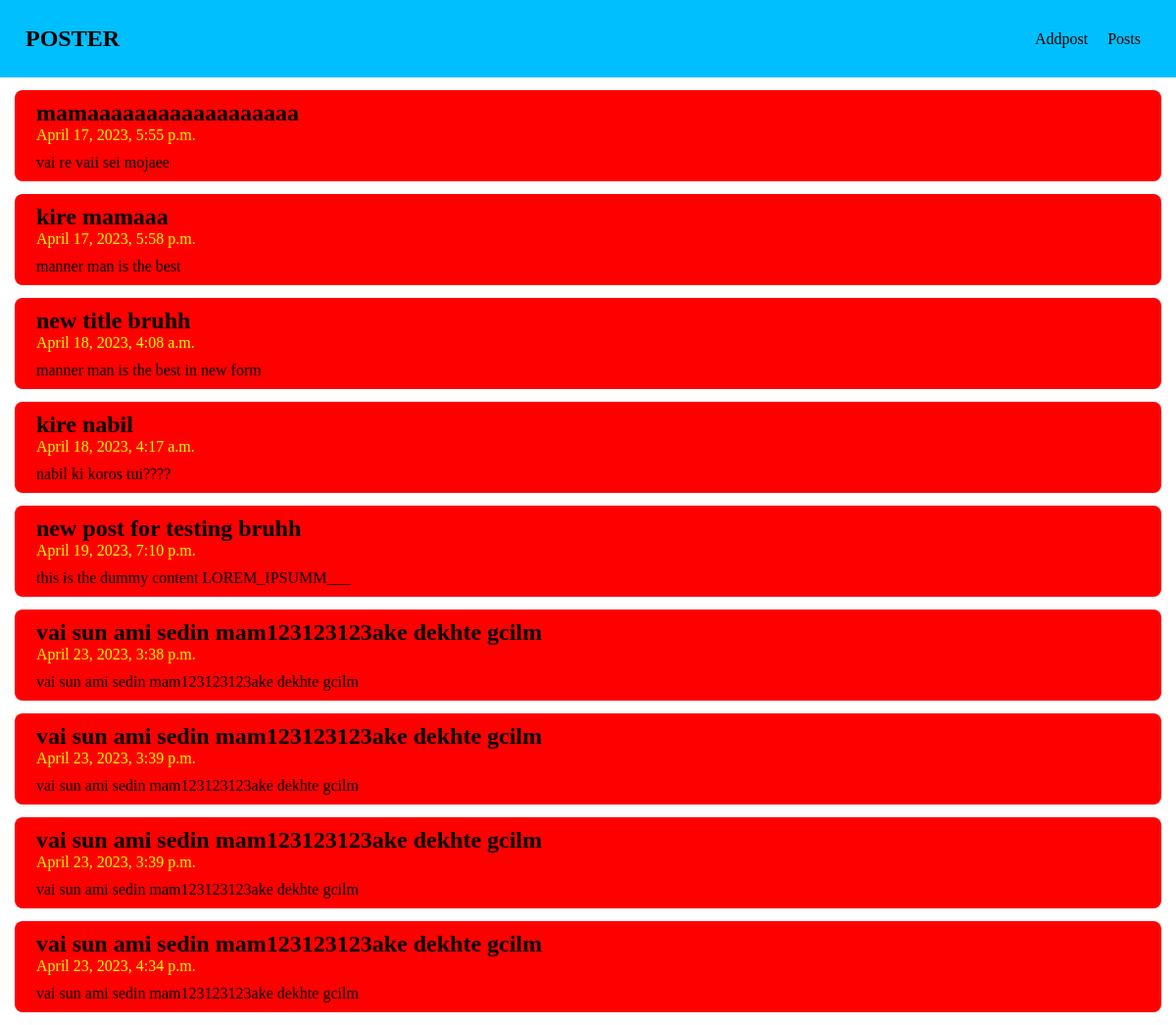
/api/postview/, run on the app's committed database.
### comment/models.py (models this page shows, shortened)
class Post(models.Model):
    title = models.CharField(max_length=100)
    content = models.TextField()
    date_posted = models.DateTimeField(auto_now_add=True)

### comment/views.py (the view)
# urls.py: path('postview/', postView),
def postView(request):
    posts = Post.objects.all()
    return render(request, 'main_timeline.html', {'posts': posts})

### comment/templates/main_timeline.html (shortened to what this page needs)
<!DOCTYPE html>
<html lang="en">
<head>
    {% load static %}
    <link rel="stylesheet" href="{% static 'css/styles.css' %}">
</head>
<body>
    <div class="navbar">
        <h2>POSTER</h2>
        <ul>
            <li data-pos="addpost"> Addpost</li>
            <li data-pos="postview">Posts</li>
        </ul>
    </div>
    {% for post in posts %}
    <div class="postview" data-postid="{{ post.id }}">
        <div class="titledate">
            <h2>{{post.title}}</h2>
            <p>{{post.date_posted}}</p>
        </div>
        <p>{{post.content}}</p>
    </div>
    {% endfor %}
</body>
</html>

### comment/static/css/styles.css (style rules this page uses)
* { padding: 0; margin: 0; }
p { margin: 0 !important; margin-top: 10px !important; }
.navbar { padding: 26px; background: deepskyblue; display: -webkit-box; display: -ms-flexbox; display: flex; -webkit-box-pack: justify; -ms-flex-pack: justify; justify-content: space-between; -webkit-box-align: center; -ms-flex-align: center; align-items: center; }
.navbar ul { display: -webkit-box; display: -ms-flexbox; display: flex; -webkit-box-pack: end; -ms-flex-pack: end; justify-content: flex-end; }
.navbar li { cursor: pointer; margin: 0 10px; list-style: none; }
.postview { border-radius: 8px; padding: 10px 22px; background: red; margin: 13px 15px; }
.postview .titledate p { margin-top: 0 !important; color: yellow; }
.postview h2 { margin: 0px !important; }

### data on the page
Post: title "mamaaaaaaaaaaaaaaaaaa", date_posted "April 17, 2023, 5:55 p.m.", content "vai re vaii sei mojaee"
Post: title "kire mamaaa", date_posted "April 17, 2023, 5:58 p.m.", content "manner man is the best"
Post: title "new title bruhh", date_posted "April 18, 2023, 4:08 a.m.", content "manner man is the best in new form"
Post: title "kire nabil", date_posted "April 18, 2023, 4:17 a.m.", content "nabil ki koros tui????"
Post: title "new post for testing bruhh", date_posted "April 19, 2023, 7:10 p.m.", content "this is the dummy content LOREM_IPSUMM___"
Post: title "vai sun ami sedin mam123123123ake dekhte gcilm", date_posted "April 23, 2023, 3:38 p.m.", content "vai sun ami sedin mam123123123ake dekhte gcilm"
Post: title "vai sun ami sedin mam123123123ake dekhte gcilm", date_posted "April 23, 2023, 3:39 p.m.", content "vai sun ami sedin mam123123123ake dekhte gcilm"
Post: title "vai sun ami sedin mam123123123ake dekhte gcilm", date_posted "April 23, 2023, 3:39 p.m.", content "vai sun ami sedin mam123123123ake dekhte gcilm"
Post: title "vai sun ami sedin mam123123123ake dekhte gcilm", date_posted "April 23, 2023, 4:34 p.m.", content "vai sun ami sedin mam123123123ake dekhte gcilm"
